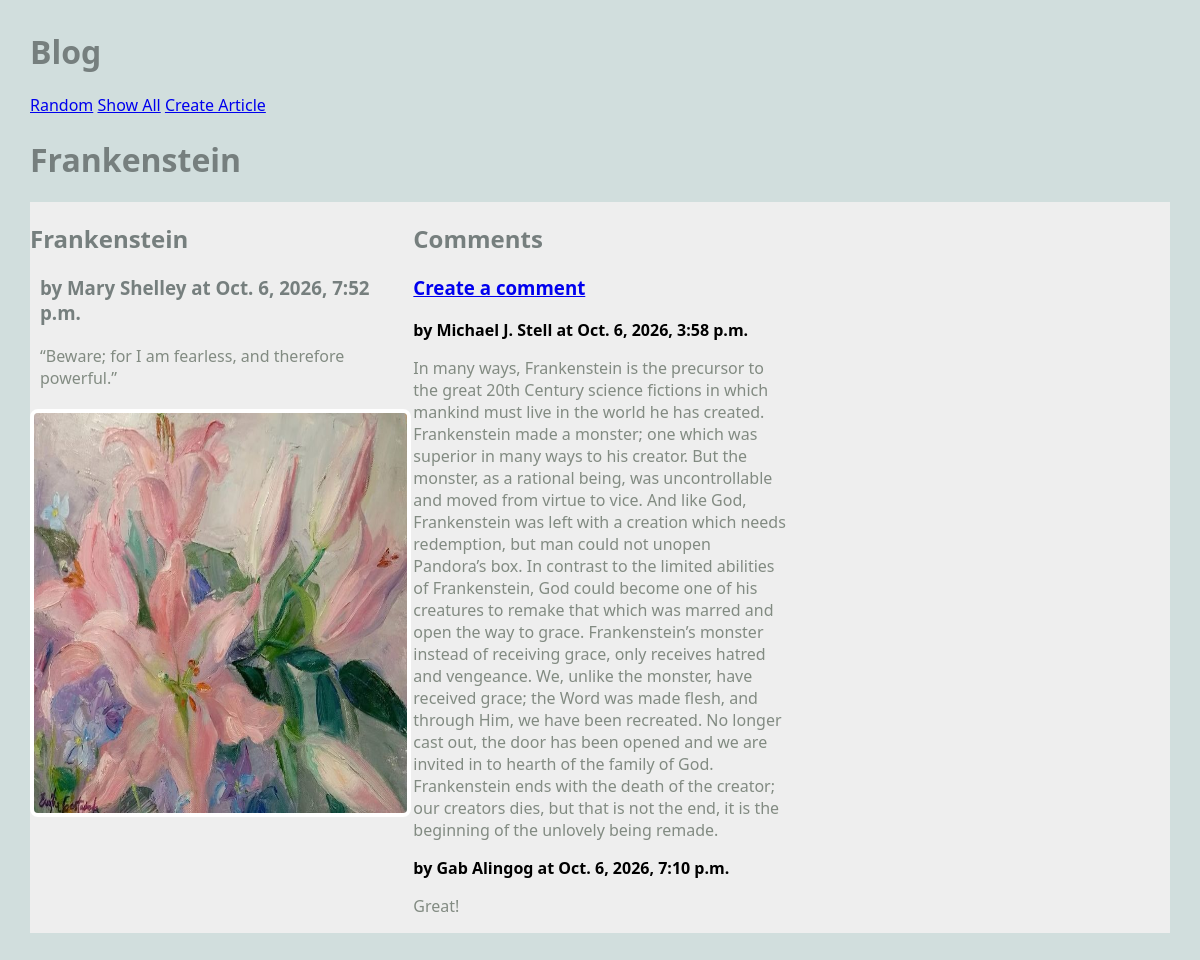
Screenshot of /blog/article/2 with the database file from the repository.
### blog/models.py (models this page shows, shortened)
class Article(models.Model):
    title = models.TextField(blank=True) # can be empty
    author = models.TextField(blank=True)
    text = models.TextField(blank=True)
    published = models.DateTimeField(auto_now=True) # when it was created
    image_file = models.ImageField(blank=True)
    def get_all_comments(self):
        comments = Comment.objects.filter(article=self)
        return comments

class Comment(models.Model):
    article = models.ForeignKey(Article, on_delete=models.CASCADE)
    author = models.TextField(blank=False) # already defined
    text = models.TextField(blank=False)
    published = models.DateTimeField(auto_now=True)
    def __str__(self):
        return f'{self.text}'

### blog/views.py (the view)
# urls.py: path('article/<int:pk>', ArticleView.as_view(), name='article'), # show a single article
class ArticleView(DetailView):
    model = Article
    template_name = "blog/article.html"
    context_object_name = 'article' # different

### blog/templates/blog/article.html
{% extends 'blog/base.html' %}
{% block content %}
<h1>{{article.title}}</h1>
<main class="grid-container">
    <article>
		<div>
			<h2>{{article.title}}</h2>
			<h3>by {{article.author}} at {{article.published}}</h3>
			<p>
			{{article.text}}
			</p>
		</div>
		{% if article.image_file %}
		<img src="{{ article.image_file.url }}" alt="picture">
		{% else %}
		<h3>No image</h3>
		{% endif %}
	</article>
	<div>
		<h2>Comments</h2>
		<h3>
			<a href="{% url 'create_comment' article.pk %}">Create a comment</a>
		</h3>
		{% for comment in article.get_all_comments %}
		<div>
			<strong>by {{comment.author}} at {{comment.published}}</strong>
			<p>{{comment.text}}</p>
		</div>
		{% endfor %}
	</div>
</main>
{% endblock %}

### blog/templates/blog/base.html (shortened to what this page needs)
{% load static %}
<html>
    <head>
        <link rel="stylesheet" href="{% static 'styles-blog.css' %}">
    </head>
    <body>
        <head>
            <h1>Blog</h1>
            <nav>
                <ul>
                    <li><a href="{% url 'random' %}">Random</a></li>
                    <li><a href="{% url 'show_all' %}">Show All</a></li>
                    <li><a href="{% url 'create_article' %}">Create Article</a></li>
                </ul>
            </nav>
        </head>
        {% block content %}
        {% endblock %}
    </body>
</html>

### static/styles-blog.css (style rules this page uses)
body { margin: 30px; background: #d1dedd; font-family:'Segoe UI', Tahoma, Geneva, Verdana, sans-serif; }
img { height: 400px; width: 200px; }
ul, li { padding: 0px; list-style-type: none; }
h1, h2, h3 { color: #767f7e; }
p { color: #828b82; }
.grid-container { background: #eee; max-width: 900px; display: grid; grid-template-columns: repeat(3, 1fr); grid-gap: 10px; max-width: 1200px; margin: 20px auto; }
article img, article.featured img { width: 100%; border: 4px solid #fff; border-radius: 8px; }
article p, article h3 { margin: 20px 10px; }
nav li { display: inline; }

### rows the page displays
Article: title "Frankenstein", author "Mary Shelley", published "Oct. 6, 2026, 7:52 p.m.", text "“Beware; for I am fearless, and therefore powerful.”", image_file (picture)
Comment: author "Michael J. Stell", published "Oct. 6, 2026, 3:58 p.m.", text "In many ways, Frankenstein is the precursor to the great 20th Century science fictions in which mankind must live in the world he has created. Frankenstein made a monster; one which was superior in many ways to his creator. But the monster, as a rational being, was uncontrollable and moved from virtue to vice. And like God, Frankenstein was left with a creation which needs redemption, but man could not unopen Pandora’s box. In contrast to the limited abilities of Frankenstein, God could become one of his creatures to remake that which was marred and open the way to grace. Frankenstein’s monster instead of receiving grace, only receives hatred and vengeance. We, unlike the monster, have…"
Comment: author "Gab Alingog", published "Oct. 6, 2026, 7:10 p.m.", text "Great!"
